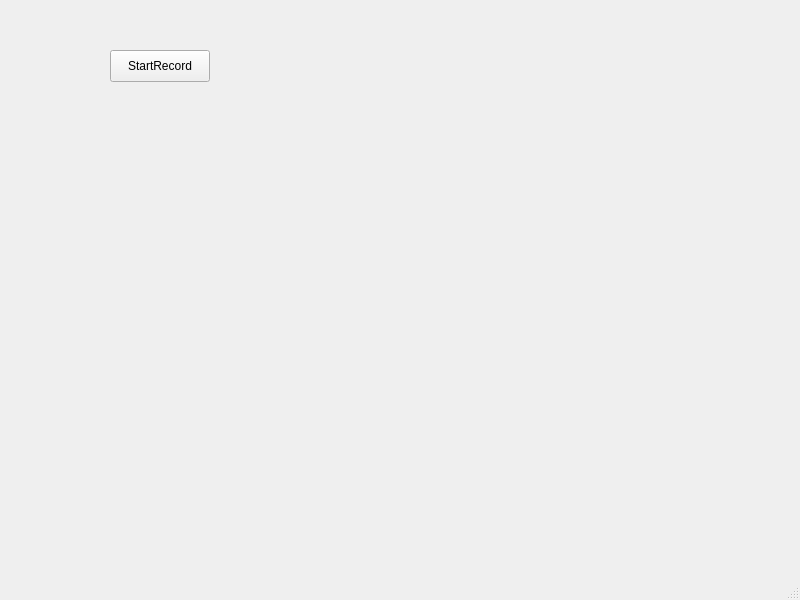
<?xml version="1.0" encoding="UTF-8"?>
<ui version="4.0">
 <class>MainWindow</class>
 <widget class="QMainWindow" name="MainWindow">
  <property name="geometry">
   <rect>
    <x>0</x>
    <y>0</y>
    <width>800</width>
    <height>600</height>
   </rect>
  </property>
  <property name="windowTitle">
   <string>MainWindow</string>
  </property>
  <widget class="QWidget" name="centralwidget">
   <widget class="QPushButton" name="recordBtn">
    <property name="geometry">
     <rect>
      <x>110</x>
      <y>50</y>
      <width>100</width>
      <height>32</height>
     </rect>
    </property>
    <property name="text">
     <string>StartRecord</string>
    </property>
   </widget>
  </widget>
  <widget class="QMenuBar" name="menubar">
   <property name="geometry">
    <rect>
     <x>0</x>
     <y>0</y>
     <width>800</width>
     <height>24</height>
    </rect>
   </property>
  </widget>
  <widget class="QStatusBar" name="statusbar"/>
 </widget>
 <resources/>
 <connections/>
</ui>
